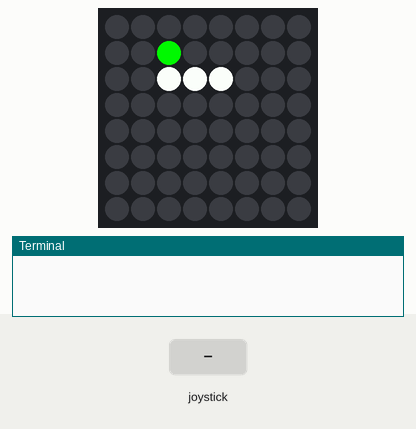
The program below on a simulated Raspberry Pi (BCM pin numbers) with a Sense HAT. Parts: the Sense HAT's 8×8 RGB LED matrix, the last lines printed to the terminal. The test bench sets the inputs (shaded band). Random numbers come from a fixed seed. At 7.7 s the program stops and its outputs stay as they are.

Above: at 1.2 s.
1.3 s: joystick pushed down
At 1.8 s:
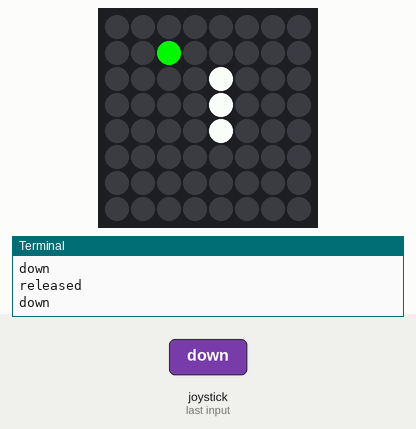
2.9 s: joystick pushed up
At 4.2 s:
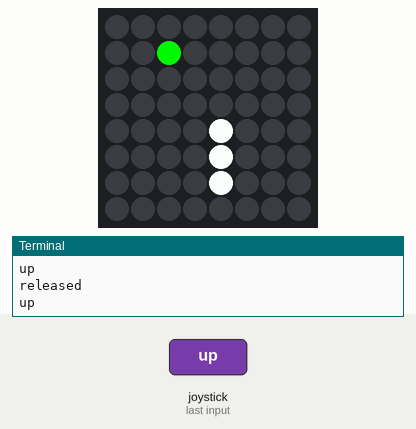
4.5 s: joystick pushed left
At 5.5 s:
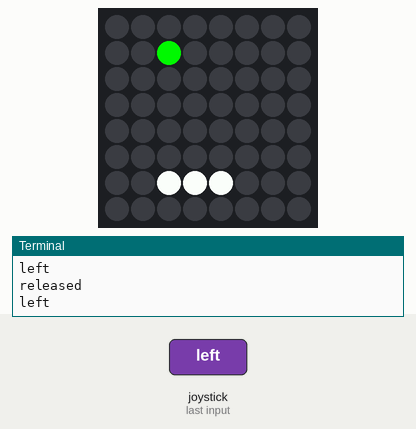
6.1 s: joystick pushed right
At 6.7 s:
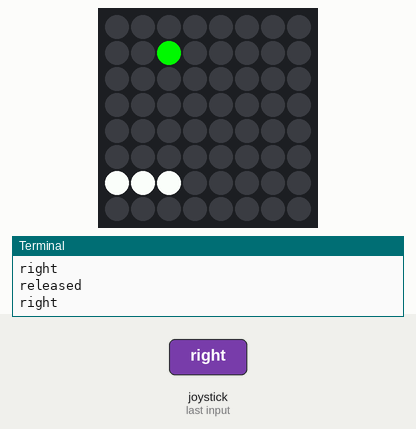
7.7 s: joystick clicked
At 8.4 s:
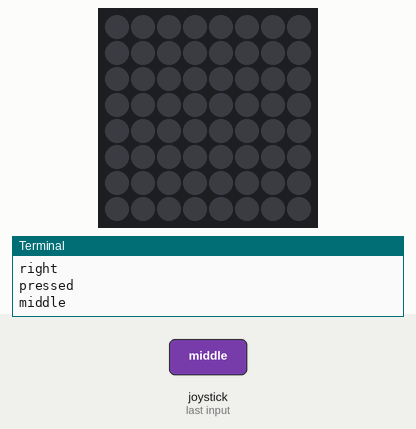
Timing chart, 0 to 9.2 s (numbered marks = the images above; inputs shaded):
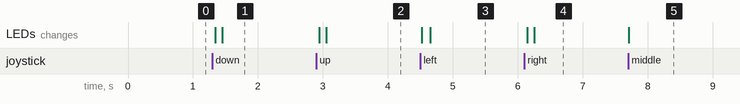

Measured:
- after the input at 1.3 s, the LEDs: first change at once (image 1 shows a later state)
- after the input at 2.9 s, the LEDs: first change at once (image 2 shows a later state)
- after the input at 4.5 s, the LEDs: first change at once (image 3 shows a later state)
- after the input at 6.1 s, the LEDs: first change at once (image 4 shows a later state)
- after the input at 7.7 s, the LEDs: change at once (image 5)

The program:

snake.py
```python
import os, sys, time, pygame
from sense_hat import SenseHat
from pygame.locals import *
from random import randint
from time import sleep

class Snake():
	UP = [0, -1]
	DOWN = [0, 1]
	LEFT = [-1, 0]
	RIGHT = [1, 0]

	COLOR_SNAKE = [255, 255, 255]
	COLOR_DEAD_SNAKE = [233, 13, 13]
	COLOR_APPLE = [13, 233, 13]
	COLOR_OFF = [0, 0, 0]

	snake = []
	apple = None
	direction = RIGHT
	score = 0

	def __init__(self):
		pygame.init()
		self.sense = SenseHat()
		self.sense.clear()

		self.playing = True

		self.appendToSnake(2, 2)
		self.appendToSnake(3, 2)
		self.appendToSnake(4, 2)

		self.makeApple()

	def startGame(self):
		pygame.time.set_timer(USEREVENT + 1, 500)
		while self.playing:
                        #self.move
			for event in self.sense.stick.get_events():
				print event.action
				print event.direction
			        #if event.action == "held":
			#	self.move()
				if event.action == "pressed":
					self.changeDirection(event)
                                self.move()
					# Exit
				if event.action == "pressed" and event.direction == "middle":
					self.playing = False
		self.quitGame()

	def quitGame(self):
		self.sense.clear()
		pygame.quit()
		sys.exit()

	def gameOver(self):
		self.playing = False

		for part in self.snake:
			self.sense.set_pixel(part[0], part[1], self.COLOR_DEAD_SNAKE)

		# Remove the apple
		self.sense.set_pixel(self.apple[0], self.apple[1], self.COLOR_OFF)

		sleep(2)

		msg = "SCORE: {}".format(self.score)
		self.sense.show_message(msg)

	def move(self):
		x = self.snake[-1][0] + self.direction[0]
		y = self.snake[-1][1] + self.direction[1]

		# If x or y is outside of the screen area
		if x > 7:
			x = 0
		elif x < 0:
			x = 7

		if y > 7:
			y = 0
		elif y < 0:
			y = 7

		if [x, y] == self.apple:
			self.makeApple()
                        self.score = self.score + 1

		else:
			last = self.snake.pop(0)
			self.sense.set_pixel(last[0], last[1], self.COLOR_OFF)

		tmp_snake = self.snake[:]
		tmp_snake.pop()
		for part in tmp_snake:
			if part == [x, y]:
				self.gameOver()

		if self.playing:
			#self.appendToSnake(x,y)
                        self.snake.append([x, y])
			self.sense.set_pixel(x, y, self.COLOR_SNAKE)

	def appendToSnake(self, x, y):
		self.snake.append([x, y])
		self.sense.set_pixel(x, y, self.COLOR_SNAKE)
		self.score = self.score + 1

        def changeDirection(self, event):
	    if event.direction == "down" and self.direction != self.UP:
	    	self.direction = self.DOWN

	    elif event.direction == "up" and self.direction != self.DOWN:
		self.direction = self.UP

	    elif event.direction == "right" and self.direction != self.LEFT:
		self.direction = self.RIGHT

	    elif event.direction == "left" and self.direction != self.RIGHT:
		self.direction = self.LEFT

	def makeApple(self):
		deny_apple = True
		while deny_apple:
			x = randint(0,7)
			y = randint(0,7)
			deny_apple = self.testCollision(x, y)

		self.apple = [x, y]
		self.sense.set_pixel(x, y, self.COLOR_APPLE)

	def testCollision(self, x, y):
		for part in self.snake:
			if part == [x, y]:
				return True
		return False

game = Snake()
game.startGame()
```
